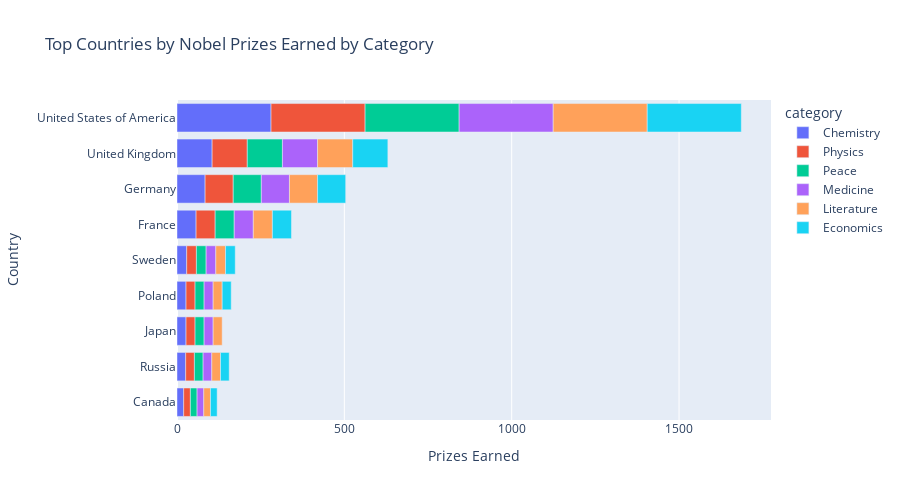

Here is the notebook cell this chart was saved with:
### Code cell
bar = px.bar(
    data[-53:],
    y='birth_country_current',
    x='count',
    orientation='h',
    color='category',
    labels={
        'color': 'Category',
        'birth_country_current': 'Country',
        'count': 'Prizes Earned'},
    title='Top Countries by Nobel Prizes Earned by Category'
).update_layout(
    height=500
)
bar.show()

### Figure 1 — Plotly figure (JSON) as saved in the notebook; plotly's stock layout.template omitted (floating-point values rounded to 4 significant figures)
{"data": [{"alignmentgroup": "True", "hovertemplate": "category=Chemistry<br>Prizes Earned=%{x}<br>Country=%{y}<extra></extra>", "legendgroup": "Chemistry", "marker": {"color": "#636efa", "pattern": {"shape": ""}}, "name": "Chemistry", "offsetgroup": "Chemistry", "orientation": "h", "showlegend": true, "textposition": "auto", "type": "bar", "x": [20, 26, 27, 27, 29, 57, 84, 105, 281], "xaxis": "x", "y": ["Canada", "Russia", "Japan", "Poland", "Sweden", "France", "Germany", "United Kingdom", "United States of America"], "yaxis": "y"}, {"alignmentgroup": "True", "hovertemplate": "category=Physics<br>Prizes Earned=%{x}<br>Country=%{y}<extra></extra>", "legendgroup": "Physics", "marker": {"color": "#EF553B", "pattern": {"shape": ""}}, "name": "Physics", "offsetgroup": "Physics", "orientation": "h", "showlegend": true, "textposition": "auto", "type": "bar", "x": [20, 26, 27, 27, 29, 57, 84, 105, 281], "xaxis": "x", "y": ["Canada", "Russia", "Poland", "Japan", "Sweden", "France", "Germany", "United Kingdom", "United States of America"], "yaxis": "y"}, {"alignmentgroup": "True", "hovertemplate": "category=Peace<br>Prizes Earned=%{x}<br>Country=%{y}<extra></extra>", "legendgroup": "Peace", "marker": {"color": "#00cc96", "pattern": {"shape": ""}}, "name": "Peace", "offsetgroup": "Peace", "orientation": "h", "showlegend": true, "textposition": "auto", "type": "bar", "x": [20, 26, 27, 27, 29, 57, 84, 105, 281], "xaxis": "x", "y": ["Canada", "Russia", "Poland", "Japan", "Sweden", "France", "Germany", "United Kingdom", "United States of America"], "yaxis": "y"}, {"alignmentgroup": "True", "hovertemplate": "category=Medicine<br>Prizes Earned=%{x}<br>Country=%{y}<extra></extra>", "legendgroup": "Medicine", "marker": {"color": "#ab63fa", "pattern": {"shape": ""}}, "name": "Medicine", "offsetgroup": "Medicine", "orientation": "h", "showlegend": true, "textposition": "auto", "type": "bar", "x": [20, 26, 27, 27, 29, 57, 84, 105, 281], "xaxis": "x", "y": ["Canada", "Russia", "Japan", "Poland", "Sweden", "France", "Germany", "United Kingdom", "United States of America"], "yaxis": "y"}, {"alignmentgroup": "True", "hovertemplate": "category=Literature<br>Prizes Earned=%{x}<br>Country=%{y}<extra></extra>", "legendgroup": "Literature", "marker": {"color": "#FFA15A", "pattern": {"shape": ""}}, "name": "Literature", "offsetgroup": "Literature", "orientation": "h", "showlegend": true, "textposition": "auto", "type": "bar", "x": [20, 26, 27, 27, 29, 57, 84, 105, 281], "xaxis": "x", "y": ["Canada", "Russia", "Japan", "Poland", "Sweden", "France", "Germany", "United Kingdom", "United States of America"], "yaxis": "y"}, {"alignmentgroup": "True", "hovertemplate": "category=Economics<br>Prizes Earned=%{x}<br>Country=%{y}<extra></extra>", "legendgroup": "Economics", "marker": {"color": "#19d3f3", "pattern": {"shape": ""}}, "name": "Economics", "offsetgroup": "Economics", "orientation": "h", "showlegend": true, "textposition": "auto", "type": "bar", "x": [20, 26, 27, 29, 57, 84, 105, 281], "xaxis": "x", "y": ["Canada", "Russia", "Poland", "Sweden", "France", "Germany", "United Kingdom", "United States of America"], "yaxis": "y"}], "layout": {"barmode": "relative", "height": 500, "legend": {"title": {"text": "category"}, "tracegroupgap": 0}, "title": {"text": "Top Countries by Nobel Prizes Earned by Category"}, "xaxis": {"anchor": "y", "domain": [0, 1], "title": {"text": "Prizes Earned"}}, "yaxis": {"anchor": "x", "domain": [0, 1], "title": {"text": "Country"}}}}
